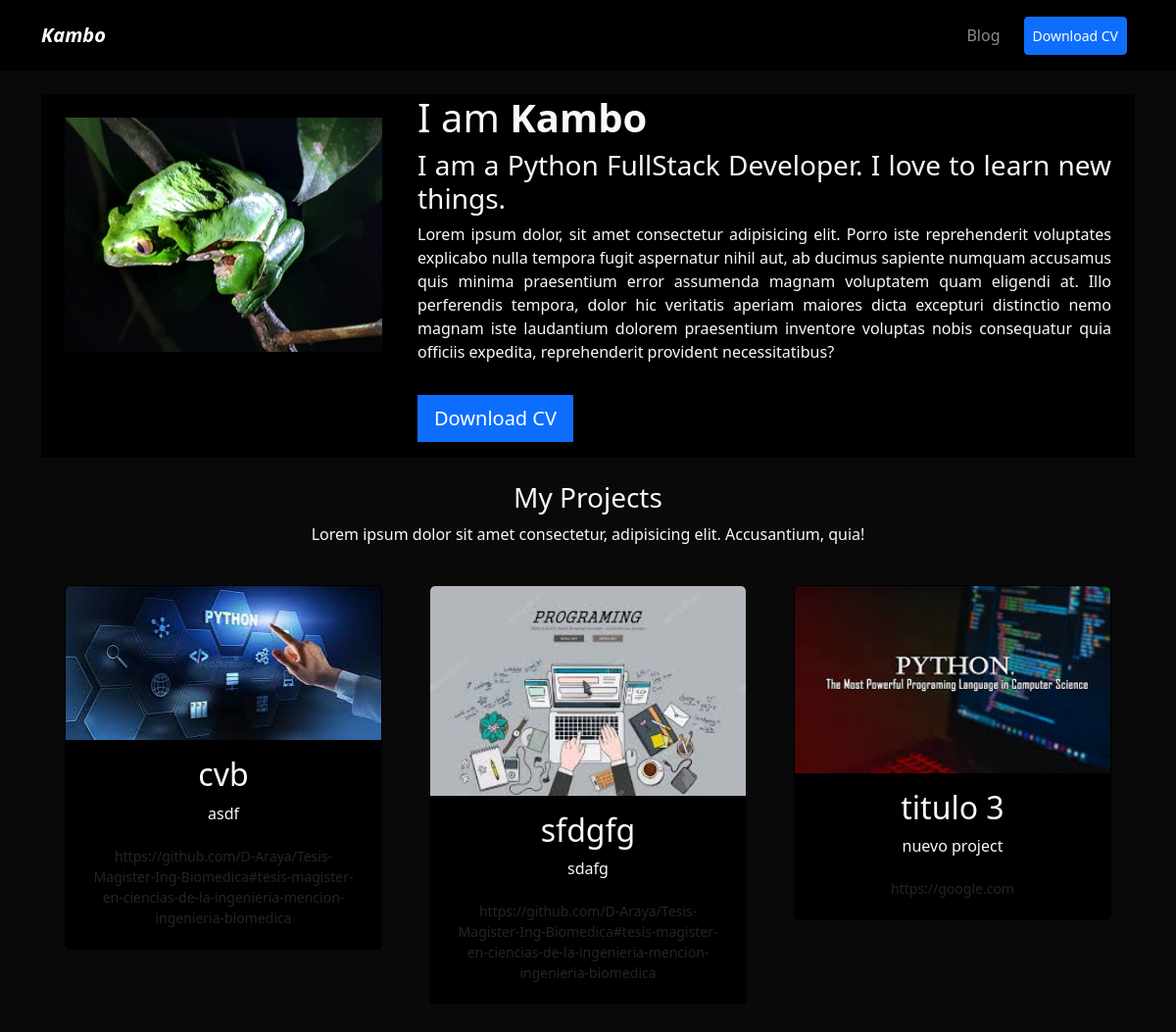
The page / on the database its author committed.
### portfolio/models.py (models this page shows)
class Project(models.Model):
    title = CharField(max_length=100)
    description = CharField(max_length=250)
    image = ImageField(upload_to='portfolio/images/')
    url = URLField(blank=True)

### portfolio/views.py (the view)
# urls.py: 2. Add a URL to urlpatterns:  path('', views.home, name='home')
def home(request):
    proyects = Project.objects.all()
    return render(request, 'home.html', {'proyects':proyects})

### portfolio/templates/home.html (shortened to what this page needs)
{% extends 'layout.html' %}
{% block content %}
{% load static %}
<header class="row bg-black">
    <div class="col-md-4 p-4">
        <img src="{% static 'portfolio/Kambo_smal.jpg' %}" alt="" class="img-fluid">
    </div>
    <div class="col-md-8 my-auto pe-4" style="text-align: justify; ">
        <h1>I am <strong>Kambo</strong></h1>
        <h3>I am a Python FullStack Developer. I love to learn new things.</h3>
        <p>Lorem ipsum dolor, sit amet consectetur adipisicing elit. Porro iste reprehenderit voluptates explicabo nulla
            tempora fugit aspernatur nihil aut, ab ducimus sapiente numquam accusamus quis minima praesentium error
            assumenda magnam voluptatem quam eligendi at. Illo perferendis tempora, dolor hic veritatis aperiam maiores
            dicta excepturi distinctio nemo magnam iste laudantium dolorem praesentium inventore voluptas nobis
            consequatur quia officiis expedita, reprehenderit provident necessitatibus? </p>
        <a href="{% static 'portfolio/CV.pdf' %}" class="btn btn-primary btn-lg rounded-0 my-3" target="_blank">Download
            CV</a>
    </div>
</header>
<div class="row my-4 text-center">
    <h3>My Projects</h3>
    <p>Lorem ipsum dolor sit amet consectetur, adipisicing elit. Accusantium, quia!</p>
    {% for proyect in proyects %}
    <div class="col-md-4 p-4">
        <div class="card bg-black card-project">
            <img src="{{proyect.image.url}}" alt="{{proyect.title}}" class="card-img-top" />
            <div class="card-body">
                <h2>{{proyect.title}}</h2>
                <p>{{proyect.description}}</p>
                {% if proyect.url %}
                <a href="{{proyect.url}}" class="btn btn.light rounded-0 btn-sm" target="_blank">{{proyect.url}}</a>
                {% endif %}
            </div>
        </div>
    </div>
    {% endfor %}
    {% endblock %}

### portfolio/templates/layout.html (shortened to what this page needs)
{% load static %}
<!DOCTYPE html>
<html lang="en">
<head>
    <link href="https://cdn.jsdelivr.net/npm/bootstrap@5.2.0-beta1/dist/css/bootstrap.min.css" rel="stylesheet"
>
    <link rel="stylesheet" href="{% static 'main.css' %}">
</head>
<body class="text-light">
    {% include 'partials/navbar.html' %}
    <div class="container p-4">
    {% block content %}
    {% endblock %}
    </div>
</body>
</html>

### portfolio/templates/partials/navbar.html (shortened to what this page needs)
{% load static %}
<nav class="navbar navbar-expand-lg navbar-dark bg-black">
    <div class="container">
        <a class="navbar-brand fw-bold fst-italic " href="/">Kambo</a>
        <div class="collapse navbar-collapse" id="navbarNav">
            <ul class="navbar-nav ms-auto p-2">
                <li class="nav-item me-3">
                    <a class="nav-link" href="{% url 'blog:posts' %}">Blog</a>
                </li>
                <li class="nav-item d-flex align-items-center">
                    <a class="btn btn-primary btn-sm p-2" href="{% static 'portfolio/CV.pdf' %}" target="_blank">Download CV</a>
                </li>
            </ul>
        </div>
    </div>
</nav>

### portfolio/static/main.css (style rules this page uses)
body { background-color: #090909; }
.bg-black { background: #000; }

### rows shown on the page
Project: image (picture), title "cvb", description "asdf", url "https://github.com/D-Araya/Tesis-Magister-Ing-Biomedica#tesis-magister-en-ciencias-de-la-ingenieria-mencion-ingenieria-biomedica"
Project: image (picture), title "sfdgfg", description "sdafg", url "https://github.com/D-Araya/Tesis-Magister-Ing-Biomedica#tesis-magister-en-ciencias-de-la-ingenieria-mencion-ingenieria-biomedica"
Project: image (picture), title "titulo 3", description "nuevo project", url "https://google.com"
